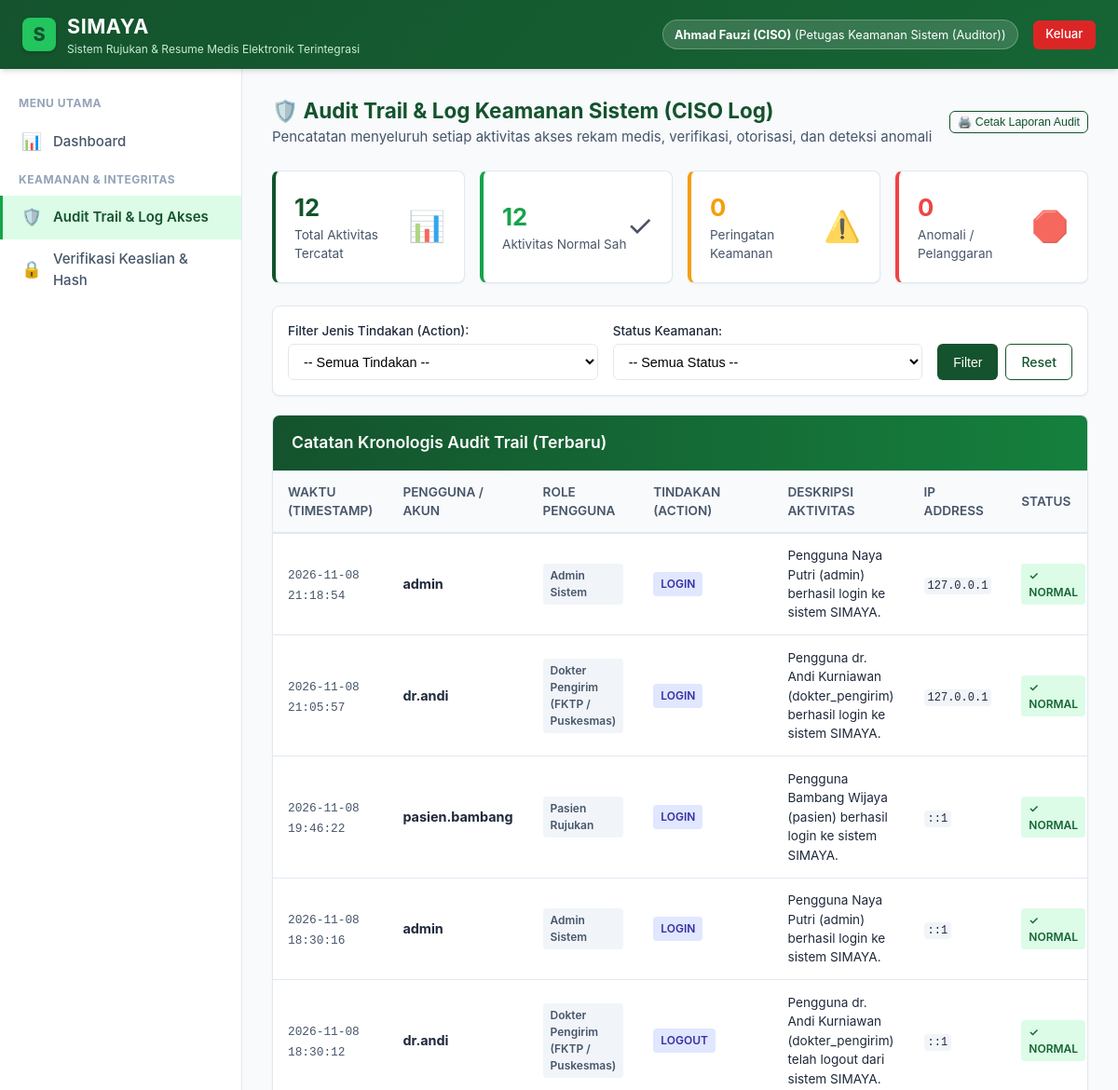
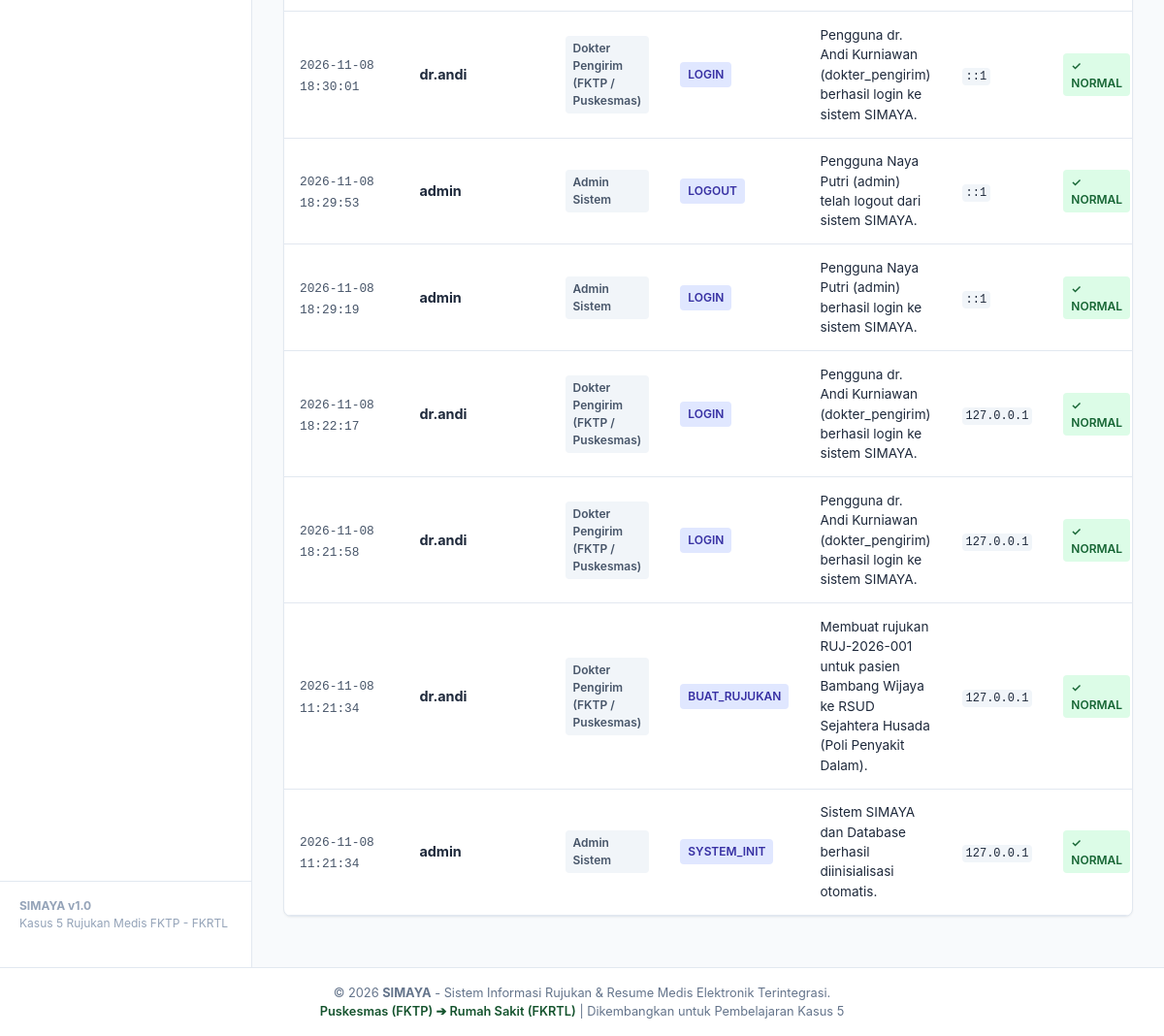
Page /api/audit_log.php (signed in) on the committed database (2 pictures, top to bottom).
### tables this page shows
CREATE TABLE audit_logs (
        id INTEGER PRIMARY KEY AUTOINCREMENT,
        user_id INTEGER NULL,
        username TEXT NOT NULL,
        role TEXT NOT NULL,
        action TEXT NOT NULL, -- LOGIN, LOGOUT, BUAT_RUJUKAN, CONSENT_SETUJU, VERIFIKASI_RME, AKSES_RME, AKSES_DITOLAK, dll
        description TEXT NOT NULL,
        ip_address TEXT DEFAULT '127.0.0.1',
        status_keamanan TEXT DEFAULT 'NORMAL', -- NORMAL, PERINGATAN, ANOMALI
        created_at DATETIME DEFAULT CURRENT_TIMESTAMP
    );

### api/config/auth.php (called while the page is built, shortened)
<?php
function getRoleName($role)
{
    $roles = [
        'admin' => 'Admin Sistem',
        'petugas_rm' => 'Petugas Rekam Medis (RM)',
        'dokter_pengirim' => 'Dokter Pengirim (FKTP / Puskesmas)',
        'dokter_penerima' => 'Dokter Penerima (FKRTL / RS)',
        'pasien' => 'Pasien Rujukan',
        'security' => 'Petugas Keamanan Sistem (Auditor)'
    ];
    return $roles[$role] ?? ucfirst($role);
}

### api/audit_log.php (the view, shortened to what this page needs)
<?php
$pdo = require_once __DIR__ . '/config/database.php';
require_once __DIR__ . '/config/auth.php';
$sql = "SELECT * FROM audit_logs WHERE 1=1";
$params = [];
$sql .= " ORDER BY id DESC LIMIT 100";
$stmt = $pdo->prepare($sql);
$stmt->execute($params);
$logs = $stmt->fetchAll();
$total_logs = $pdo->query("SELECT COUNT(*) FROM audit_logs")->fetchColumn();
$total_normal = $pdo->query("SELECT COUNT(*) FROM audit_logs WHERE status_keamanan = 'NORMAL'")->fetchColumn();
$total_peringatan = $pdo->query("SELECT COUNT(*) FROM audit_logs WHERE status_keamanan = 'PERINGATAN'")->fetchColumn();
$total_anomali = $pdo->query("SELECT COUNT(*) FROM audit_logs WHERE status_keamanan = 'ANOMALI'")->fetchColumn();
include __DIR__ . '/includes/header.php';
?>
<div
    style="display: flex; justify-content: space-between; align-items: center; margin-bottom: 1.5rem; flex-wrap: wrap; gap: 1rem;">
    <div>
        <h2 style="color: var(--hijau-tua); margin: 0;">🛡️ Audit Trail & Log Keamanan Sistem (CISO Log)</h2>
        <p style="color: var(--abu-text); margin: 0;">Pencatatan menyeluruh setiap aktivitas akses rekam medis,
            verifikasi, otorisasi, dan deteksi anomali</p>
    </div>
    <div>
        <button onclick="window.print()" class="btn btn-outline btn-sm">🖨️ Cetak Laporan Audit</button>
    </div>
</div>
<div class="stats-grid">
    <div class="stat-card">
        <div class="stat-info">
            <h3><?= $total_logs ?></h3>
            <p>Total Aktivitas Tercatat</p>
        </div>
        <div class="stat-icon">📊</div>
    </div>
    <div class="stat-card" style="border-left-color: var(--hijau-sedang);">
        <div class="stat-info">
            <h3 style="color: var(--hijau-sedang);"><?= $total_normal ?></h3>
            <p>Aktivitas Normal Sah</p>
        </div>
        <div class="stat-icon">✓</div>
    </div>
    <div class="stat-card" style="border-left-color: var(--kuning);">
        <div class="stat-info">
            <h3 style="color: var(--kuning);"><?= $total_peringatan ?></h3>
            <p>Peringatan Keamanan</p>
        </div>
        <div class="stat-icon">⚠️</div>
    </div>
    <div class="stat-card" style="border-left-color: var(--merah);">
        <div class="stat-info">
            <h3 style="color: var(--merah);"><?= $total_anomali ?></h3>
            <p>Anomali / Pelanggaran</p>
        </div>
        <div class="stat-icon">🛑</div>
    </div>
</div>
<div class="card" style="margin-bottom: 1.25rem;">
    <div class="card-body" style="padding: 1rem;">
        <form method="GET" action="audit_log.php"
            style="display: flex; gap: 1rem; flex-wrap: wrap; align-items: flex-end;">
            <div style="flex: 1; min-width: 200px;">
                <label style="font-size: 0.85rem; font-weight: 500; display: block; margin-bottom: 0.25rem;">Filter
                    Jenis Tindakan (Action):</label>
                <select name="action" class="form-control">
                    <option value="">-- Semua Tindakan --</option>
                </select>
            </div>
            <div style="flex: 1; min-width: 180px;">
                <label style="font-size: 0.85rem; font-weight: 500; display: block; margin-bottom: 0.25rem;">Status
                    Keamanan:</label>
                <select name="status_keamanan" class="form-control">
                    <option value="">-- Semua Status --</option>
                </select>
            </div>
            <div style="display: flex; gap: 0.5rem;">
                <button type="submit" class="btn btn-primary">Filter</button>
                <a href="audit_log.php" class="btn btn-outline">Reset</a>
            </div>
        </form>
    </div>
</div>
<div class="card">
    <div class="card-header header-green">
        <h3 class="card-title">Catatan Kronologis Audit Trail (Terbaru)</h3>
    </div>
    <div class="card-body" style="padding: 0;">
        <div class="table-responsive">
            <table class="simaya-table">
                <thead>
                    <tr>
                        <th>Waktu (Timestamp)</th>
                        <th>Pengguna / Akun</th>
                        <th>Role Pengguna</th>
                        <th>Tindakan (Action)</th>
                        <th>Deskripsi Aktivitas</th>
                        <th>IP Address</th>
                        <th>Status</th>
                    </tr>
                </thead>
                <tbody>
                    <?php if (empty($logs)): ?>
                        <tr>
                            <td colspan="7" style="text-align: center; color: #94A3B8; padding: 2.5rem;">
                                Tidak ada log aktivitas yang sesuai filter.
                            </td>
                        </tr>
                    <?php else: ?>
                        <?php foreach ($logs as $l): ?>
                            <tr>
                                <td>
                                    <small style="font-family: monospace; font-size: 0.8rem; color: #475569;">
                                        <?= htmlspecialchars($l['created_at']) ?>
                                    </small>
                                </td>
                                <td>
                                    <strong><?= htmlspecialchars($l['username']) ?></strong>
                                </td>
                                <td>
                                    <span class="badge badge-secondary"><?= htmlspecialchars(getRoleName($l['role'])) ?></span>
                                </td>
                                <td>
                                    <?php
                                    $action_class = 'badge-info';
                                    ?>
                                    <span class="badge <?= $action_class ?>"><?= htmlspecialchars($l['action']) ?></span>
                                </td>
                                <td style="max-width: 380px; font-size: 0.85rem;">
                                    <?= htmlspecialchars($l['description']) ?>
                                </td>
                                <td>
                                    <code
                                        style="font-size: 0.75rem; background: #F1F5F9; padding: 2px 4px; border-radius: 4px;">
                                                <?= htmlspecialchars($l['ip_address']) ?>
                                            </code>
                                </td>
                                <td>
                                    <?php if ($l['status_keamanan'] === 'NORMAL'): ?>
                                        <span class="badge badge-success">✓ NORMAL</span>
                                    <?php elseif ($l['status_keamanan'] === 'PERINGATAN'): ?>
                                        <span class="badge badge-warning">⚠️ PERINGATAN</span>
                                    <?php else: ?>
                                        <span class="badge badge-danger">🛑 ANOMALI</span>
                                    <?php endif; ?>
                                </td>
                            </tr>
                        <?php endforeach; ?>
                    <?php endif; ?>
                </tbody>
            </table>
        </div>
    </div>
</div>
<?php include __DIR__ . '/includes/footer.php'; ?>

### assets/css/simaya.css (style rules this page uses)
:root { --hijau-tua: #14532D; --hijau-tua-hover: #0f3e22; --hijau-sedang: #16A34A; --hijau-muda: #22C55E; --hijau-pastel: #DCFCE7; --hijau-border: #BBF7D0; --putih: #FFFFFF; --abu-bg: #F8FAFC; --abu-text: #475569; --abu-border: #E2E8F0; --merah: #EF4444; --kuning: #F59E0B; --biru: #3B82F6; --shadow-sm: 0 1px 2px 0 rgb(0 0 0 / 0.05); --shadow-md: 0 4px 6px -1px rgb(0 0 0 / 0.1), 0 2px 4px -2px rgb(0 0 0 / 0.1); --radius: 8px; }
* { box-sizing: border-box; margin: 0; padding: 0; }
body { font-family: -apple-system, BlinkMacSystemFont, "Segoe UI", Roboto, "Helvetica Neue", Arial, sans-serif; background-color: var(--abu-bg); color: #1E293B; line-height: 1.5; font-size: 15px; }
a { color: var(--hijau-tua); text-decoration: none; }
.card { background: var(--putih); border-radius: var(--radius); border: 1px solid var(--abu-border); box-shadow: var(--shadow-sm); margin-bottom: 1.5rem; overflow: hidden; }
.card-header { background: var(--putih); border-bottom: 1px solid var(--abu-border); padding: 1rem 1.25rem; display: flex; justify-content: space-between; align-items: center; }
.card-header.header-green { background: linear-gradient(to right, var(--hijau-tua), #15803D); color: var(--putih); }
.card-title { font-size: 1.1rem; font-weight: 600; margin: 0; }
.card-body { padding: 1.25rem; }
.btn { display: inline-flex; align-items: center; gap: 0.5rem; padding: 0.5rem 1rem; font-size: 0.875rem; font-weight: 500; border-radius: 6px; border: 1px solid transparent; cursor: pointer; transition: all 0.2s ease; text-decoration: none; }
.btn-primary { background-color: var(--hijau-tua); color: var(--putih); }
.btn-outline { border-color: var(--hijau-tua); color: var(--hijau-tua); background: transparent; }
.btn-sm { padding: 0.25rem 0.5rem; font-size: 0.775rem; }
.badge { display: inline-block; padding: 0.25rem 0.5rem; font-size: 0.75rem; font-weight: 600; border-radius: 4px; }
.badge-success { background: #DCFCE7; color: #166534; }
.badge-info { background: #E0E7FF; color: #3730A3; }
.badge-secondary { background: #F1F5F9; color: #475569; }
.table-responsive { width: 100%; overflow-x: auto; }
.simaya-table { width: 100%; border-collapse: collapse; text-align: left; }
.simaya-table th { background-color: #F8FAFC; color: #475569; font-weight: 600; padding: 0.75rem 1rem; border-bottom: 2px solid var(--abu-border); font-size: 0.85rem; text-transform: uppercase; }
.simaya-table td { padding: 0.85rem 1rem; border-bottom: 1px solid var(--abu-border); font-size: 0.9rem; vertical-align: middle; }
.form-control { width: 100%; padding: 0.6rem 0.75rem; border: 1px solid var(--abu-border); border-radius: 6px; font-size: 0.9rem; background: var(--putih); transition: border-color 0.15s ease-in-out; }
.stats-grid { display: grid; grid-template-columns: repeat(auto-fit, minmax(200px, 1fr)); gap: 1rem; margin-bottom: 1.5rem; }
.stat-card { background: var(--putih); padding: 1.25rem; border-radius: var(--radius); border: 1px solid var(--abu-border); display: flex; align-items: center; justify-content: space-between; box-shadow: var(--shadow-sm); border-left: 4px solid var(--hijau-tua); }
.stat-info h3 { font-size: 1.6rem; font-weight: 700; color: var(--hijau-tua); }
.stat-info p { color: var(--abu-text); font-size: 0.85rem; }
.stat-icon { font-size: 2rem; opacity: 0.8; }

### rows in the picture
audit_logs: created_at "2026-11-08 21:18:54", username "admin", role "Admin Sistem", action "LOGIN", description "Pengguna Naya Putri (admin) berhasil login ke sistem SIMAYA.", ip_address "127.0.0.1", status_keamanan "✓ NORMAL"
audit_logs: created_at "2026-11-08 21:05:57", username "dr.andi", role "Dokter Pengirim (FKTP / Puskesmas)", action "LOGIN", description "Pengguna dr. Andi Kurniawan (dokter_pengirim) berhasil login ke sistem SIMAYA.", ip_address "127.0.0.1", status_keamanan "✓ NORMAL"
audit_logs: created_at "2026-11-08 19:46:22", username "pasien.bambang", role "Pasien Rujukan", action "LOGIN", description "Pengguna Bambang Wijaya (pasien) berhasil login ke sistem SIMAYA.", ip_address "::1", status_keamanan "✓ NORMAL"
audit_logs: created_at "2026-11-08 18:30:16", username "admin", role "Admin Sistem", action "LOGIN", description "Pengguna Naya Putri (admin) berhasil login ke sistem SIMAYA.", ip_address "::1", status_keamanan "✓ NORMAL"
audit_logs: created_at "2026-11-08 18:30:12", username "dr.andi", role "Dokter Pengirim (FKTP / Puskesmas)", action "LOGOUT", description "Pengguna dr. Andi Kurniawan (dokter_pengirim) telah logout dari sistem SIMAYA.", ip_address "::1", status_keamanan "✓ NORMAL"
audit_logs: created_at "2026-11-08 18:30:01", username "dr.andi", role "Dokter Pengirim (FKTP / Puskesmas)", action "LOGIN", description "Pengguna dr. Andi Kurniawan (dokter_pengirim) berhasil login ke sistem SIMAYA.", ip_address "::1", status_keamanan "✓ NORMAL"
audit_logs: created_at "2026-11-08 18:29:53", username "admin", role "Admin Sistem", action "LOGOUT", description "Pengguna Naya Putri (admin) telah logout dari sistem SIMAYA.", ip_address "::1", status_keamanan "✓ NORMAL"
audit_logs: created_at "2026-11-08 18:29:19", username "admin", role "Admin Sistem", action "LOGIN", description "Pengguna Naya Putri (admin) berhasil login ke sistem SIMAYA.", ip_address "::1", status_keamanan "✓ NORMAL"
audit_logs: created_at "2026-11-08 18:22:17", username "dr.andi", role "Dokter Pengirim (FKTP / Puskesmas)", action "LOGIN", description "Pengguna dr. Andi Kurniawan (dokter_pengirim) berhasil login ke sistem SIMAYA.", ip_address "127.0.0.1", status_keamanan "✓ NORMAL"
audit_logs: created_at "2026-11-08 18:21:58", username "dr.andi", role "Dokter Pengirim (FKTP / Puskesmas)", action "LOGIN", description "Pengguna dr. Andi Kurniawan (dokter_pengirim) berhasil login ke sistem SIMAYA.", ip_address "127.0.0.1", status_keamanan "✓ NORMAL"
audit_logs: created_at "2026-11-08 11:21:34", username "dr.andi", role "Dokter Pengirim (FKTP / Puskesmas)", action "BUAT_RUJUKAN", description "Membuat rujukan RUJ-2026-001 untuk pasien Bambang Wijaya ke RSUD Sejahtera Husada (Poli Penyakit Dalam).", ip_address "127.0.0.1", status_keamanan "✓ NORMAL"
audit_logs: created_at "2026-11-08 11:21:34", username "admin", role "Admin Sistem", action "SYSTEM_INIT", description "Sistem SIMAYA dan Database berhasil diinisialisasi otomatis.", ip_address "127.0.0.1", status_keamanan "✓ NORMAL"

### other values in the picture
$user['nama_lengkap'] "Ahmad Fauzi (CISO)"
getRoleName($user['role']) "Petugas Keamanan Sistem (Auditor)"
$total_logs "12"
$total_normal "12"
$total_peringatan "0"
$total_anomali "0"
